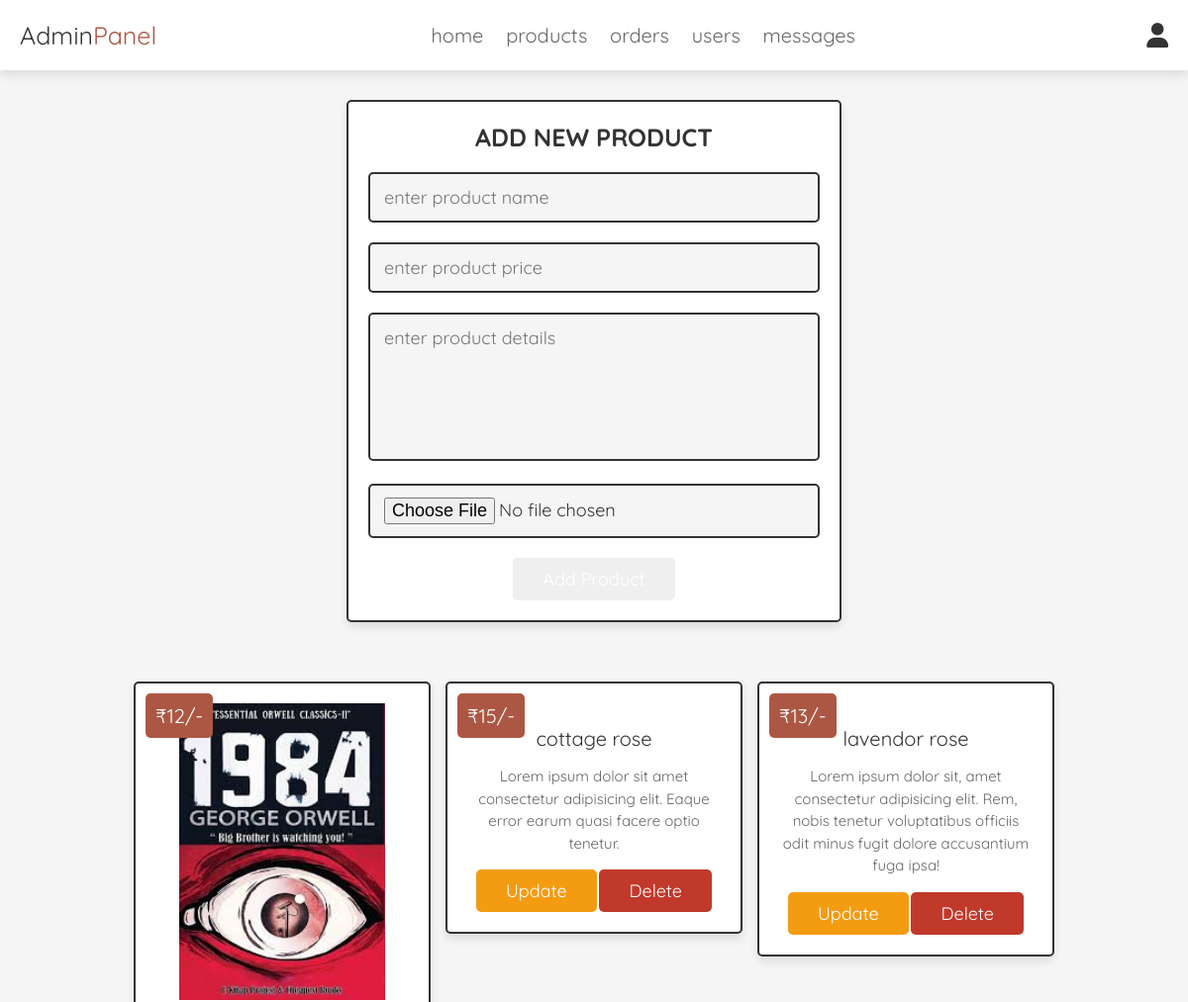
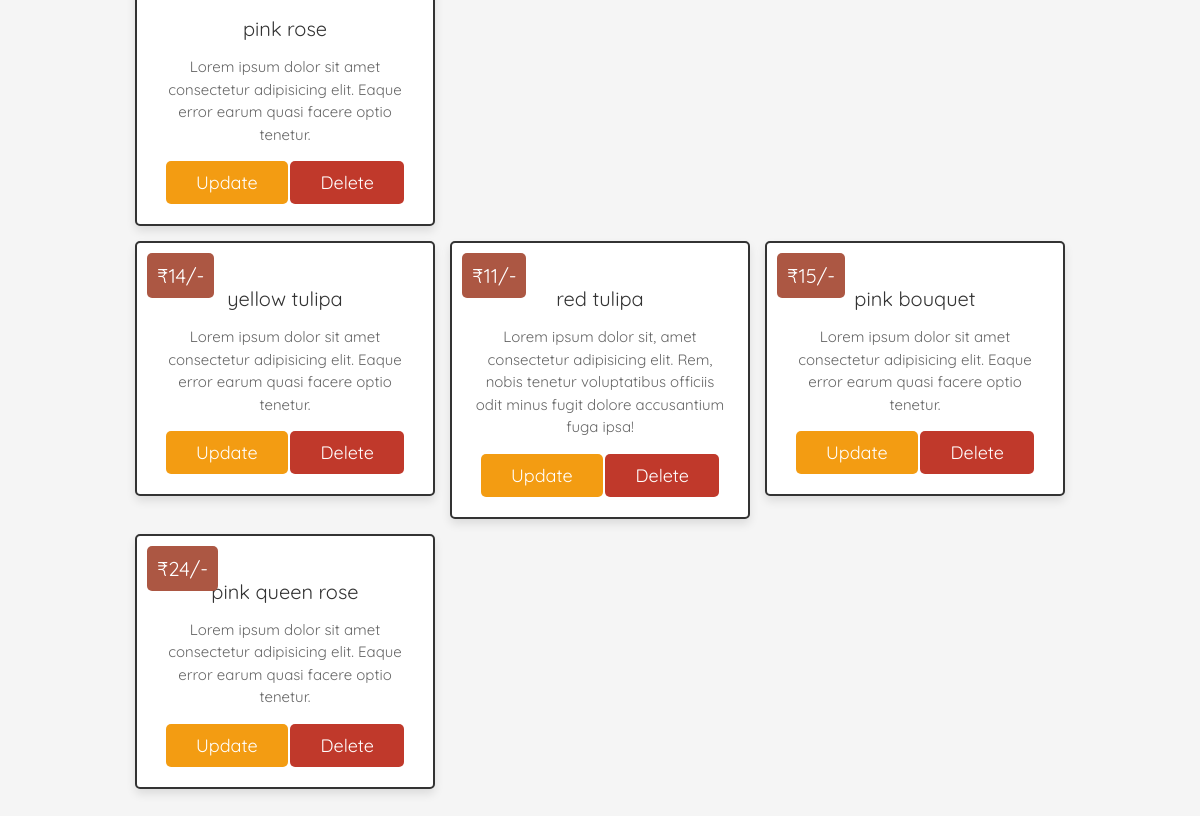
The page /admin_products.php (signed in) on the database its author committed (2 pictures, top to bottom).
### tables this page shows
CREATE TABLE `products` (
  `id` int(100) NOT NULL,
  `name` varchar(100) NOT NULL,
  `details` varchar(500) NOT NULL,
  `price` int(100) NOT NULL,
  `image` varchar(100) NOT NULL
);

### admin_products.php (the view, shortened to what this page needs)
<?php
@include 'config.php';
?>
<!DOCTYPE html>
<html lang="en">
<head>
   <link rel="stylesheet" href="https://cdnjs.cloudflare.com/ajax/libs/font-awesome/6.0.0/css/all.min.css">
   <link rel="stylesheet" href="css/admin_style.css">
</head>
<body>
<?php @include 'admin_header.php'; ?>
<section class="add-products">
   <form action="" method="POST" enctype="multipart/form-data">
      <h3>add new product</h3>
      <input type="text" class="box" required placeholder="enter product name" name="name">
      <input type="number" min="0" class="box" required placeholder="enter product price" name="price">
      <textarea name="details" class="box" required placeholder="enter product details" cols="30" rows="10"></textarea>
      <input type="file" accept="image/jpg, image/jpeg, image/png" required class="box" name="image">
      <input type="submit" value="add product" name="add_product" class="btn">
   </form>
</section>
<section class="show-products">
   <div class="box-container">
      <?php
         $select_products = mysqli_query($conn, "SELECT * FROM `products`") or die('query failed');
         if(mysqli_num_rows($select_products) > 0){
            while($fetch_products = mysqli_fetch_assoc($select_products)){
      ?>
      <div class="box">
         <div class="price">₹<?php echo $fetch_products['price']; ?>/-</div>
         <img class="image" src="uploaded_img/<?php echo $fetch_products['image']; ?>" alt="">
         <div class="name"><?php echo $fetch_products['name']; ?></div>
         <div class="details"><?php echo $fetch_products['details']; ?></div>
         <a href="admin_update_product.php?update=<?php echo $fetch_products['id']; ?>" class="option-btn">update</a>
         <a href="admin_products.php?delete=<?php echo $fetch_products['id']; ?>" class="delete-btn" onclick="return confirm('delete this product?');">delete</a>
      </div>
      <?php
         }
      }else{
         echo '<p class="empty">no products added yet!</p>';
      }
      ?>
   </div>
</section>
</body>
</html>

### css/admin_style.css (style rules this page uses)
:root { --brown:#AC5743; --red:#c0392b; --orange:#f39c12; --black:#333; --white:#fff; --light-color:#666; --light-white:#ccc; --light-bg:#f5f5f5; --border:.2rem solid var(--black); --box-shadow:0 .5rem 1rem rgba(0,0,0,.1); }
* { font-family: 'Quicksand', sans-serif; margin:0; padding:0; box-sizing: border-box; outline: none; border:none; text-decoration: none; transition:all .2s linear; }
html { font-size: 62.5%; overflow-x: hidden; scroll-behavior: smooth; scroll-padding-top: 6.5rem; }
body { background: var(--light-bg); }
section { padding:3rem 2rem; }
.btn, .delete-btn, .option-btn { display: inline-block; border-radius: .5rem; margin-top: 1rem; font-size: 1.8rem; color:var(--white); cursor: pointer; padding:1rem 3rem; text-transform: capitalize; }
.btn { background-color: varbrownblue); }
.delete-btn { background-color: var(--red); }
.option-btn { background-color: var(--orange); }
.add-products form { max-width: 50rem; border-radius: .5rem; background-color: var(--white); border:var(--border); padding:2rem; text-align: center; margin:0 auto; box-shadow: var(--box-shadow); }
.add-products form h3 { font-size: 2.5rem; text-transform: uppercase; color:var(--black); margin-bottom: 1rem; }
.add-products form .box { width: 100%; margin:1rem 0; font-size: 1.8rem; color:var(--black); border-radius: .5rem; background-color: var(--light-bg); padding:1.2rem 1.4rem; border:var(--border); }
.add-products form textarea { height: 15rem; resize: none; }
.show-products .box-container { display: grid; grid-template-columns: repeat(auto-fit, 30rem); gap:1.5rem; align-items: flex-start; max-width: 1200px; margin: 0 auto; justify-content: center; }
.show-products .box-container .box { text-align: center; padding:2rem; border:var(--border); background-color: var(--white); box-shadow: var(--box-shadow); border-radius: .5rem; position: relative; }
.show-products .box-container .box .image { height: 30rem; margin-bottom: .5rem; }
.show-products .box-container .box .price { background-color: var(--brown); position: absolute; top:1rem; left:1rem; border-radius: .5rem; color:var(--white); padding:1rem; font-size: 2rem; }
.show-products .box-container .box .name { margin:1rem 0; font-size: 2rem; color:var(--black); }
.show-products .box-container .box .details { line-height: 1.5; color:var(--light-color); font-size: 1.5rem; padding:.5rem 0; }

### rows shown on the page
products: price "12", image (picture), name "pink rose", details "Lorem ipsum dolor sit amet consectetur adipisicing elit. Eaque error earum quasi facere optio tenetur."
products: price "15", name "cottage rose", details "Lorem ipsum dolor sit amet consectetur adipisicing elit. Eaque error earum quasi facere optio tenetur."
products: price "13", name "lavendor rose", details "Lorem ipsum dolor sit, amet consectetur adipisicing elit. Rem, nobis tenetur voluptatibus officiis odit minus fugit dolore accusantium fuga ipsa!"
products: price "14", name "yellow tulipa", details "Lorem ipsum dolor sit amet consectetur adipisicing elit. Eaque error earum quasi facere optio tenetur."
products: price "11", name "red tulipa", details "Lorem ipsum dolor sit, amet consectetur adipisicing elit. Rem, nobis tenetur voluptatibus officiis odit minus fugit dolore accusantium fuga ipsa!"
products: price "15", name "pink bouquet", details "Lorem ipsum dolor sit amet consectetur adipisicing elit. Eaque error earum quasi facere optio tenetur."
products: price "24", name "pink queen rose", details "Lorem ipsum dolor sit amet consectetur adipisicing elit. Eaque error earum quasi facere optio tenetur."
